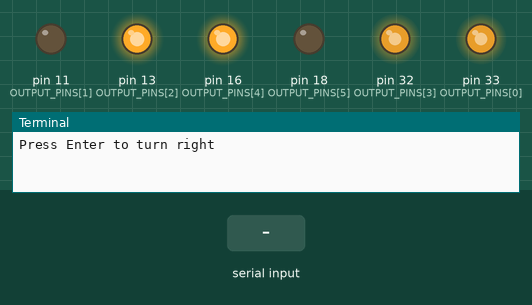
Recording of a program running on a simulated Raspberry Pi (header pin numbers). Parts: output pins drawn as LEDs (lit = HIGH), the last lines printed to the terminal. The test bench sets the inputs (shaded band). At 2.8 s the program stops and its outputs stay as they are.

Above: at 1.2 s.
1.3 s: "1" typed at the terminal, then Enter
At 2.3 s:
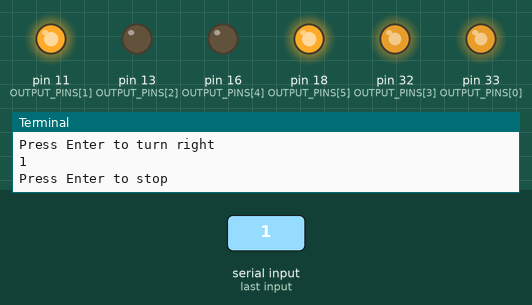
2.8 s: "0" typed at the terminal, then Enter
At 3.4 s:
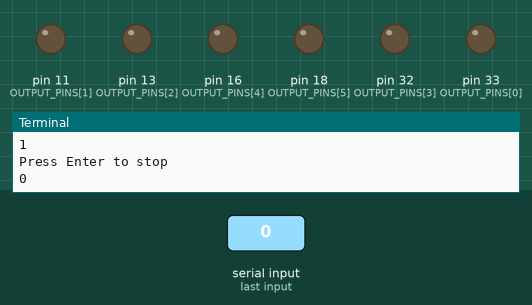
Timing chart, 0 to 4.3 s (numbered marks = the images above; inputs shaded):
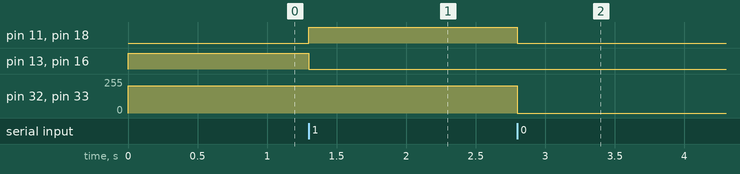

The program:

drive_motors.py
```python
import RPi.GPIO as GPIO

"""
Description:
This file describes a program for the Raspberry Pi Model 3b v1.2 to drive two 12V motors
(MotorA, MotorB) with the L298N motor controller.

RPI Model 3b v1.2 Pinout Reference: https://pi4j.com/1.2/pins/model-3b-rev1.html (refer to inner numbers)

L298N Pinout Reference: https://i.pinimg.com/originals/b1/3a/d2/b13ad2c13e5c1ab897bafda0788c8802.jpg

WIRE CONFIGURATION - Raspberry PI to L298N Motor Controller:
Pin 11 to Input3
Pin 13 to Input4
Pin 16 to Input1
Pin 18 to Input2
Pin 32 to EnableA
Pin 33 to EnableB

"""

# constants
OUTPUT_PINS = [33, 11, 13, 32, 16, 18]
ENABLE_A_PIN = OUTPUT_PINS[3]
INPUT_1_A_PIN = OUTPUT_PINS[4]
INPUT_2_A_PIN = OUTPUT_PINS[5]

ENABLE_B_PIN = OUTPUT_PINS[0]
INPUT_3_B_PIN = OUTPUT_PINS[1]
INPUT_4_B_PIN = OUTPUT_PINS[2]

PWM_FREQ = 1000
PWM_DUTY_CYCLE_A = 80 # change to modify speed of motor A (0-100)
PWM_DUTY_CYCLE_B = 80  # change to modify speed of motor B (0-100)

ENABLE_PWM = True

# setup pins
GPIO.setmode(GPIO.BOARD)
GPIO.setup(OUTPUT_PINS, GPIO.OUT)

def turnleft():
    # motor A
    GPIO.output(INPUT_1_A_PIN, GPIO.HIGH)
    GPIO.output(INPUT_2_A_PIN, GPIO.LOW)
    # motor B
    GPIO.output(INPUT_3_B_PIN, GPIO.LOW)
    GPIO.output(INPUT_4_B_PIN, GPIO.HIGH)

def turnright():
    # motor A
    GPIO.output(INPUT_1_A_PIN, GPIO.LOW)
    GPIO.output(INPUT_2_A_PIN, GPIO.HIGH)
    # motor B
    GPIO.output(INPUT_3_B_PIN, GPIO.HIGH)
    GPIO.output(INPUT_4_B_PIN, GPIO.LOW)

# specify PWM
if(ENABLE_PWM):
    motor_a = GPIO.PWM(ENABLE_A_PIN, PWM_FREQ)
    motor_a.start(PWM_DUTY_CYCLE_A)
    motor_b = GPIO.PWM(ENABLE_B_PIN, PWM_FREQ)
    motor_b.start(PWM_DUTY_CYCLE_B)
else:
    GPIO.output(ENABLE_A_PIN, GPIO.LOW)
    GPIO.output(ENABLE_B_PIN, GPIO.LOW)


# loop while waiting for entry from user
turnleft()
input("Press Enter to turn right")
turnright()
input("Press Enter to stop")

# close out pins
if(ENABLE_PWM):
    motor_a.stop()
    motor_b.stop()
GPIO.cleanup()
```

Measured:
- after the input at 1.3 s, pin 11 (OUTPUT_PINS[1]), pin 18 (OUTPUT_PINS[5]): LOW → HIGH at once; pin 13 (OUTPUT_PINS[2]), pin 16 (OUTPUT_PINS[4]): HIGH → LOW at once
- after the input at 2.8 s, pin 11 (OUTPUT_PINS[1]), pin 18 (OUTPUT_PINS[5]): HIGH → LOW at once; pin 32 (OUTPUT_PINS[3]), pin 33 (OUTPUT_PINS[0]): 204/255 → 0/255 at once
